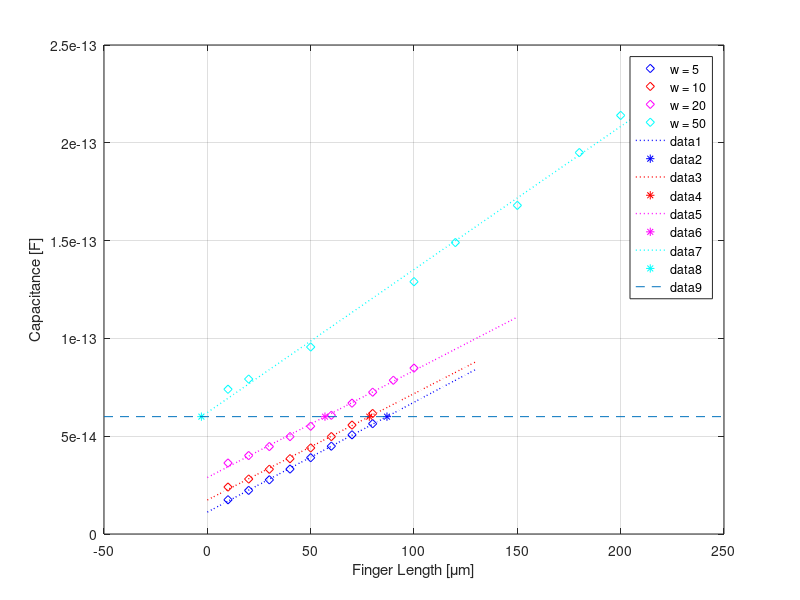
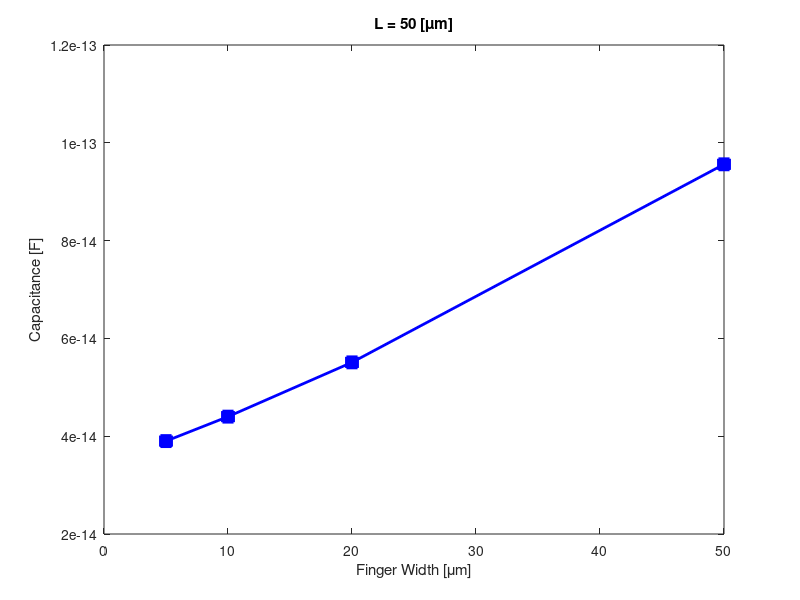

Source code (MATLAB) for these figures, in order: (Note: this script raises an error after producing the figures.)
load('Capacitances_g5_50.mat')

 %%
 
plot(Cap.five.L,Cap.five.C, 'bd', Cap.ten.L, Cap.ten.C, 'rd', Cap.twenty.L, Cap.twenty.C, 'md', Cap.fifty.L, Cap.fifty.C, 'cd')

legend('w = 5','w = 10','w = 20','w = 50');
xlabel('Finger Length [\mum]')
ylabel('Capacitance [F]')
%%
 coeffs_5 = polyfit(Cap.five.L, Cap.five.C, 1);
 xfit = linspace(0, Cap.five.L(end)+50, 50);
 yfit = polyval(coeffs_5, xfit);
 hold on;
 plot(xfit, yfit, 'b:', 'LineWidth', 1);
 grid on;

% Get value for C = 60fF:
x_five = ((60e-15)-coeffs_5(2))/coeffs_5(1);
plot(x_five,polyval(coeffs_5,x_five),'b*')

%%

coeffs_10 = polyfit(Cap.ten.L, Cap.ten.C, 1);
 xfit = linspace(0, Cap.ten.L(end)+50, 50);
 yfit = polyval(coeffs_10, xfit);
 hold on;
 plot(xfit, yfit, 'r:', 'LineWidth', 1);
 grid on;

% Get value for C = 60fF:
x_10 = ((60e-15)-coeffs_10(2))/coeffs_10(1);
plot(x_10,polyval(coeffs_10,x_10),'r*')

%%
coeffs_20 = polyfit(Cap.twenty.L, Cap.twenty.C, 1);
 xfit = linspace(0, Cap.twenty.L(end)+50, 50);
 yfit = polyval(coeffs_20, xfit);
 hold on;
 plot(xfit, yfit, 'm:', 'LineWidth', 1);
 grid on;

% Get value for C = 60fF:
x_20 = ((60e-15)-coeffs_20(2))/coeffs_20(1);
plot(x_20,polyval(coeffs_20,x_20),'m*')

%%
coeffs_50 = polyfit(Cap.fifty.L, Cap.fifty.C, 1);
 xfit = linspace(0, Cap.fifty.L(end)+10, 50);
 yfit = polyval(coeffs_50, xfit);
 hold on;
 plot(xfit, yfit, 'c:', 'LineWidth', 1);
 grid on;

% Get value for C = 60fF:
x_50 = ((60e-15)-coeffs_50(2))/coeffs_50(1);
plot(x_50,polyval(coeffs_50,x_50),'c*')

%%
yPos = 60e-15;
hold on
plot(get(gca,'xlim'), [yPos yPos], '--'); % Adapts to x limits of current axes
hold off

%% Cap VS Width
i = find(Cap.five.L == 50);
j = find(Cap.ten.L == 50);
k = find(Cap.twenty.L == 50);
l = find(Cap.fifty.L == 50);

Capacitances = [Cap.five.C(i) Cap.ten.C(j) Cap.twenty.C(k) Cap.fifty.C(l)]; 
figure
plot([5 10 20 50], Capacitances,'bs-', 'MarkerFaceColor', 'b', 'LineWidth', 2, 'MarkerSize', 8) 

xlabel('Finger Width [\mum]');
ylabel('Capacitance [F]');
title('L = 50 [\mum]');

%% Cap VS Separation
figure
x = [5:5:60];
plot(x, CapS5_60,'bs', 'MarkerFaceColor', 'b', 'LineWidth', 2, 'MarkerSize', 8)
xlabel('Pad Separation Distance [\mum]');
ylabel('Capacitance [F]');

y = CapS5_60'; 

% Parameter Vector: b(1) = a,  b(2) = b,  b(3) = c
yfit = @(b,x) b(1)./(x + b(2)) + b(3);  % Objective Function

CF = @(b) sum((y-yfit(b,x)).^2);        % Cost Function

b0 = [5e-12,0,3.5e-14];                      % Initial Parameter Estimates
[B, fv] = fminsearch(CF, b0);           % Estimate Parameters

hold on
plot(x,  B(1)./(x + B(2)) + B(3));

%% Cap VS Corner Radius

figure
x = [5 10 15 20 25 29];
plot(x, IBMCapR5_29,'bs-', 'MarkerFaceColor', 'b', 'LineWidth', 2, 'MarkerSize', 8)
xlabel('Corner Radius [\mum]');
ylabel('Capacitance [F]');